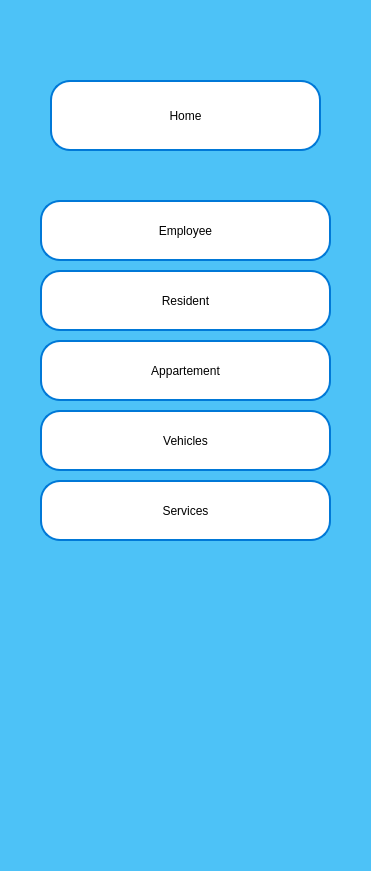
      <widget class="QWidget" name="widget" native="true">
       <property name="geometry">
        <rect>
         <x>0</x>
         <y>-10</y>
         <width>371</width>
         <height>871</height>
        </rect>
       </property>
       <property name="styleSheet">
        <string notr="true">background-color: rgb(77, 194, 247);</string>
       </property>
       <widget class="QPushButton" name="home">
        <property name="geometry">
         <rect>
          <x>50</x>
          <y>80</y>
          <width>271</width>
          <height>71</height>
         </rect>
        </property>
        <property name="styleSheet">
         <string notr="true">QPushButton {
	font: 700 italic 10pt &quot;Times New Roman&quot;;
    background-color: white;
    color: black;
    border: 2px solid #0078D7;
    border-radius: 20px;
    padding: 5px 10px;
}

QPushButton:hover {
    background-color: #0078D7;
    color: white;
}

QPushButton:pressed {
    background-color: #005A9E;
}
</string>
        </property>
        <property name="text">
         <string>Home</string>
        </property>
       </widget>
       <widget class="QPushButton" name="employee">
        <property name="geometry">
         <rect>
          <x>40</x>
          <y>200</y>
          <width>291</width>
          <height>61</height>
         </rect>
        </property>
        <property name="styleSheet">
         <string notr="true">QPushButton {
	font: 700 italic 10pt &quot;Times New Roman&quot;;
    background-color: white;
    color: black;
    border: 2px solid #0078D7;
    border-radius: 20px;
    padding: 5px 10px;
}

QPushButton:hover {
    background-color: #0078D7;
    color: white;
}

QPushButton:pressed {
    background-color: #005A9E;
}
</string>
        </property>
        <property name="text">
         <string>Employee</string>
        </property>
       </widget>
       <widget class="QPushButton" name="services">
        <property name="geometry">
         <rect>
          <x>40</x>
          <y>480</y>
          <width>291</width>
          <height>61</height>
         </rect>
        </property>
        <property name="styleSheet">
         <string notr="true">QPushButton {
	font: 700 italic 10pt &quot;Times New Roman&quot;;
    background-color: white;
    color: black;
    border: 2px solid #0078D7;
    border-radius: 20px;
    padding: 5px 10px;
}

QPushButton:hover {
    background-color: #0078D7;
    color: white;
}

QPushButton:pressed {
    background-color: #005A9E;
}
</string>
        </property>
        <property name="text">
         <string>Services</string>
        </property>
       </widget>
       <widget class="QPushButton" name="appartement">
        <property name="geometry">
         <rect>
          <x>40</x>
          <y>340</y>
          <width>291</width>
          <height>61</height>
         </rect>
        </property>
        <property name="styleSheet">
         <string notr="true">QPushButton {
	font: 700 italic 10pt &quot;Times New Roman&quot;;
    background-color: white;
    color: black;
    border: 2px solid #0078D7;
    border-radius: 20px;
    padding: 5px 10px;
}

QPushButton:hover {
    background-color: #0078D7;
    color: white;
}

QPushButton:pressed {
    background-color: #005A9E;
}
</string>
        </property>
        <property name="text">
         <string>Appartement</string>
        </property>
       </widget>
       <widget class="QPushButton" name="vehicles">
        <property name="geometry">
         <rect>
          <x>40</x>
          <y>410</y>
          <width>291</width>
          <height>61</height>
         </rect>
        </property>
        <property name="styleSheet">
         <string notr="true">QPushButton {
	font: 700 italic 10pt &quot;Times New Roman&quot;;
    background-color: white;
    color: black;
    border: 2px solid #0078D7;
    border-radius: 20px;
    padding: 5px 10px;
}

QPushButton:hover {
    background-color: #0078D7;
    color: white;
}

QPushButton:pressed {
    background-color: #005A9E;
}
</string>
        </property>
        <property name="text">
         <string>Vehicles</string>
        </property>
       </widget>
       <widget class="QPushButton" name="resident">
        <property name="geometry">
         <rect>
          <x>40</x>
          <y>270</y>
          <width>291</width>
          <height>61</height>
         </rect>
        </property>
        <property name="styleSheet">
         <string notr="true">QPushButton {
	font: 700 italic 10pt &quot;Times New Roman&quot;;
    background-color: white;
    color: black;
    border: 2px solid #0078D7;
    border-radius: 20px;
    padding: 5px 10px;
}

QPushButton:hover {
    background-color: #0078D7;
    color: white;
}

QPushButton:pressed {
    background-color: #005A9E;
}
</string>
        </property>
        <property name="text">
         <string>Resident</string>
        </property>
       </widget>
      </widget>
